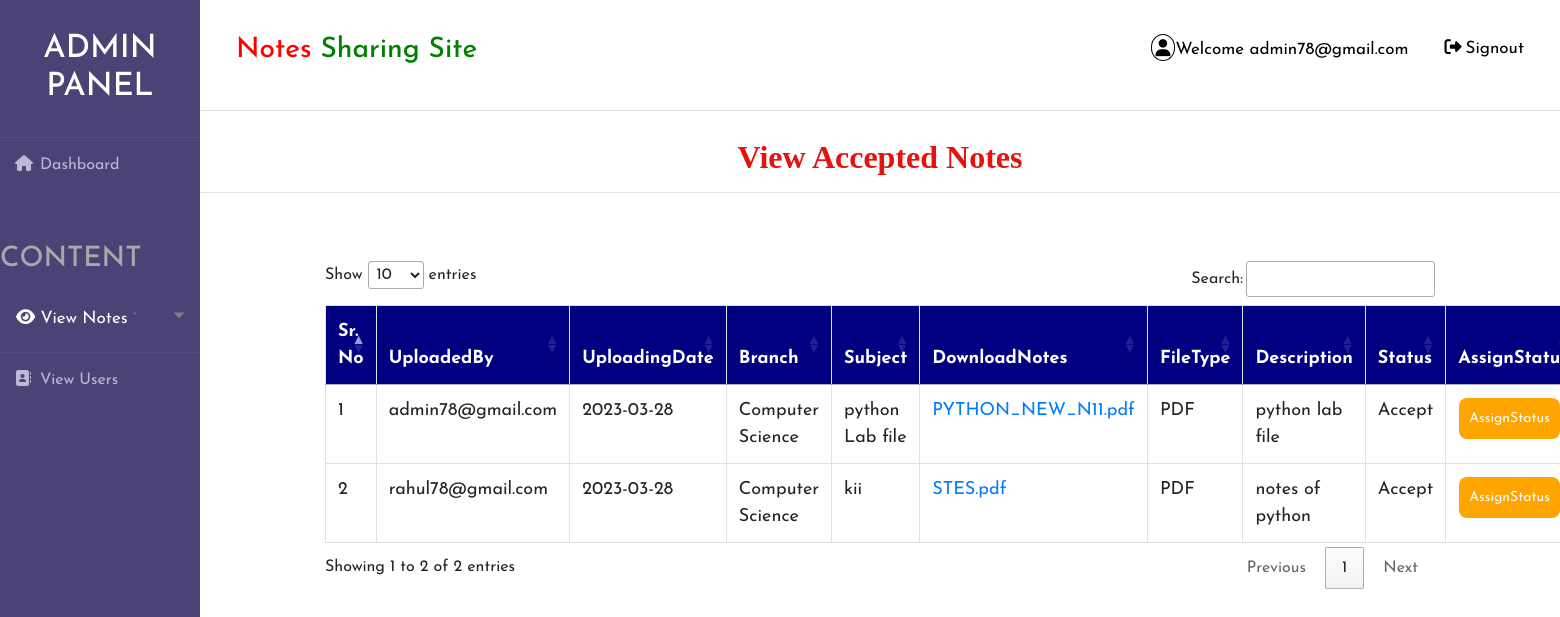
The page /viewacceptednotes (signed in) on the database its author committed.
### notes/models.py (models this page shows, shortened)
class Notes(models.Model):
    user = models.ForeignKey(User, on_delete=models.CASCADE, null=True)
    uploadingdate = models.CharField(max_length=30, null=True)
    branch = models.CharField(max_length=30, null=True)
    subject = models.CharField(max_length=30, null=True)
    notesfile = models.FileField(null=True)
    filetype = models.CharField(max_length=30, null=True)
    description = models.CharField(max_length=200, null=True)
    status = models.CharField(max_length=15, null=True)

### notes/views.py (the view)
# urls.py: path('viewacceptednotes', viewacceptednotes, name="viewacceptednotes"),
def viewacceptednotes(request):
    if not request.user.is_authenticated:
        return redirect('login')
    notes = Notes.objects.all()
    d = {'notes': notes}
    return render(request, 'viewacceptednotes.html', d)

### notes/templates/viewacceptednotes.html (shortened to what this page needs)
{% extends 'admin_nav.html' %}
{% block body %}
<center><h2 style = "font-family : 'Monotype Corsiva' ; color : #E6120E ; font-weight : bold;margin-top:2%">View Accepted Notes</h2></center><hr>
 <div class="container">
<table class="table table-bordered" id="myTable">
  <thead>
  <tr>
    <th>Sr. No</th>
      <th>UploadedBy</th>
    <th>UploadingDate</th>
    <th>Branch</th>
    <th>Subject</th>
    <th>DownloadNotes</th>
    <th>FileType</th>
    <th>Description</th>
    <th>Status</th>
      <th>AssignStatus</th>
  </tr>
  </thead>
   <tbody>
{% for i in notes %}
   {% if i.status == "Accept" %}
  <tr>
      <td>{{forloop.counter}}</td>
       <td>{{i.user.username}}</td>
    <td>{{i.uploadingdate}} </td>
    <td>{{i.branch}}</td>
    <td>{{i.subject}}</td>
      <td><a href="{{i.notesfile.url}}" download>{{i.notesfile}}</a> </td>
    <td>{{i.filetype}}</td>
    <td>{{i.description}}</td>
      <td>{{i.status}}</td>
      <td><a href="{% url 'edit_status' i.id %}"><button class="button button1">AssignStatus</button></a></td>
  </tr>
    {% endif %}
   {% endfor %}
    </tbody>
</table>
 </div>
{% endblock %}

### notes/templates/admin_nav.html (shortened to what this page needs)
<!DOCTYPE html>
<html lang="en">
{% load static %}
<head>
	<link rel="stylesheet" href="{% static 'style1.css' %}">
    <link rel="stylesheet" href="https://cdnjs.cloudflare.com/ajax/libs/font-awesome/4.7.0/css/font-awesome.min.css">
    <link rel="stylesheet" href="https://maxcdn.bootstrapcdn.com/bootstrap/4.0.0/css/bootstrap.min.css">
  <link rel = stylesheet href = "//cdn.datatables.net/1.10.19/css/jquery.dataTables.min.css">
</head>
<body>
<div class="wrapper">
    <div class="sidebar">
        <h2>Admin Panel</h2>
        <ul>
            <li style="margin-bottom:50px"><a href="{% url 'admin_home' %}"><i class="fas fa-home"></i>Dashboard</a></li>
            <h3 style="color:Darkgrey;margin-bottom:10px">CONTENT</h3>
            <button class="dropdown-btn nav-link" style="padding-top:20px;padding-bottom:20px">
                <a href="" style="color: #fff"><i class="fas fa-eye"></i>
                    View Notes</a>
    `           <i class="fa fa-caret-down"></i>
            </button>
            <li><a href="{% url 'view_users' %}"><i class="fas fa-address-book"></i>View Users</a></li>
</ul>
    </div>
    <div class="main_content">
        <div class="header"><div class="topnav">
  <a class="active" href="#home"><h3><span style="color:red">Notes</span> <span style="color:green">Sharing Site</span></h3></a>
  <div class="topnav-right">
    <a href="#search"><i style="padding:4px;border-radius:50%;border:1px solid black" class="fas fa-user"></i>Welcome {{request.user.username}}</a>
    <a href="{% url 'logout' %}"><i style="padding:4px;bborder:1px solid black" class="fas fa-sign-out-alt"></i>Signout</a>
  </div>
</div>
</div>
        {% block body %}
        {% endblock %}
    </div>
</div>
</body>
</html>

### notes/static/style1.css (style rules this page uses)
* { margin: 0; padding: 0; box-sizing: border-box; list-style: none; text-decoration: none; font-family: 'Josefin Sans', sans-serif; }
body { background-color: #f3f5f9; }
.wrapper { display: flex; position: relative; }
.wrapper .sidebar { width: 200px; height: 100%; background: #4b4276; padding: 30px 0px; position: fixed; }
.wrapper .sidebar h2 { color: #fff; text-transform: uppercase; text-align: center; margin-bottom: 30px; }
.wrapper .sidebar ul li { padding: 15px; border-bottom: 1px solid #bdb8d7; border-bottom: 1px solid rgba(0,0,0,0.05); border-top: 1px solid rgba(255,255,255,0.05); }
.wrapper .sidebar ul li a { color: #bdb8d7; display: block; }
.wrapper .sidebar ul li a .fas { width: 25px; }
.wrapper .main_content { width: 100%; margin-left: 200px; }
.wrapper .main_content .header { padding: 20px; background: #fff; color: #717171; border-bottom: 1px solid #e0e4e8; }
.topnav { overflow: hidden; background-color: #fff; }
.topnav a { float: left; color: black; text-align: center; padding: 14px 16px; text-decoration: none; font-size: 17px; }
.topnav-right { float: right; }

### notes/templates/admin_nav.html (style rules this page uses)
.button { background-color: orange; border: none; color: white; padding: 10px; text-align: center; text-decoration: none; display: inline-block; font-size: 14px; margin: 1px 1px; cursor: pointer; }
.button1 { border-radius: 8px; }
* { box-sizing: border-box; }
#myTable { border-collapse: collapse; width: 100%; border: 1px solid #ddd; font-size: 18px; }
#myTable th { text-align: left; padding: 12px; background-color: Navy; color: white; }
#myTable td { text-align: left; padding: 12px; background-color: white; }
#myTable tr { border-bottom: 1px solid #ddd; }
body { font-family: "Lato", sans-serif; }
.sidenav a, .dropdown-btn { padding: 6px 8px 6px 16px; text-decoration: none; font-size: 20px; color: #818181; display: block; border: none; background: none; width: 100%; text-align: left; cursor: pointer; outline: none; }
.fa-caret-down { float: right; padding-right: 8px; }
.nav-link { font-size:17px; }

### rows shown on the page
Notes: user.username "admin78@gmail.com", uploadingdate "2023-03-28", branch "Computer Science", subject "python Lab file", notesfile "PYTHON_NEW_N11.pdf", filetype "PDF", description "python lab file", status "Accept"
Notes: user.username "rahul78@gmail.com", uploadingdate "2023-03-28", branch "Computer Science", subject "kii", notesfile "STES.pdf", filetype "PDF", description "notes of python", status "Accept"

### other values the page prints
{{ request.user.username }} "admin78@gmail.com"
